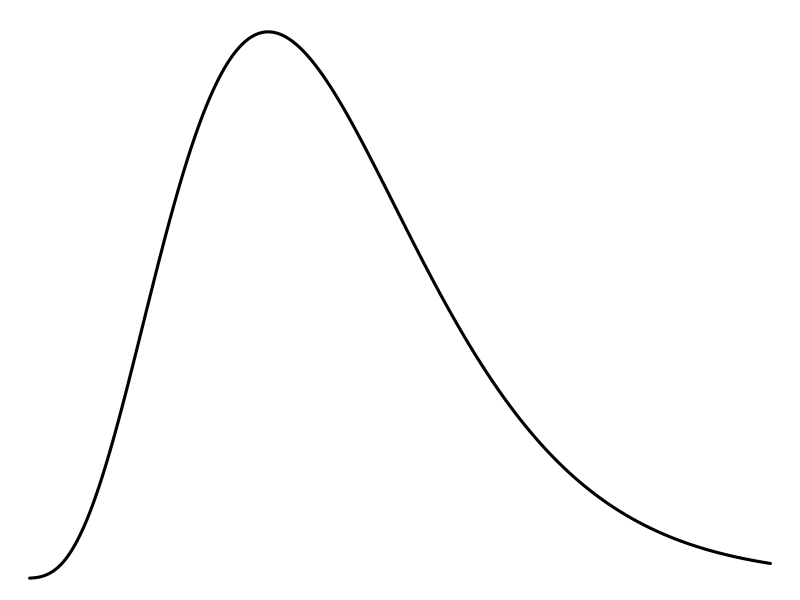
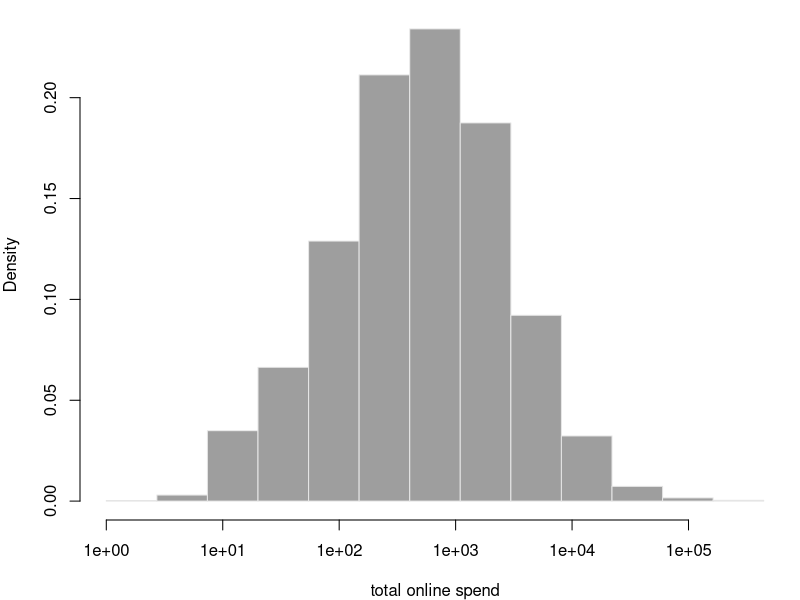
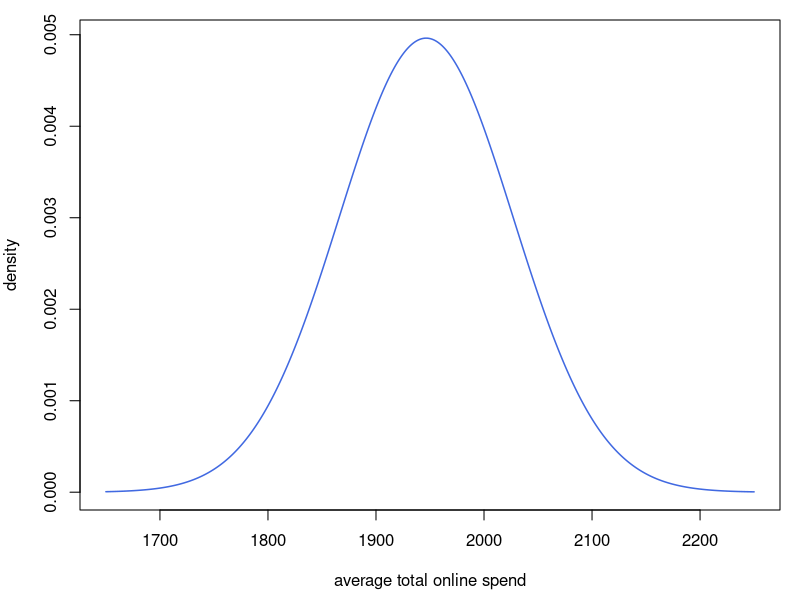
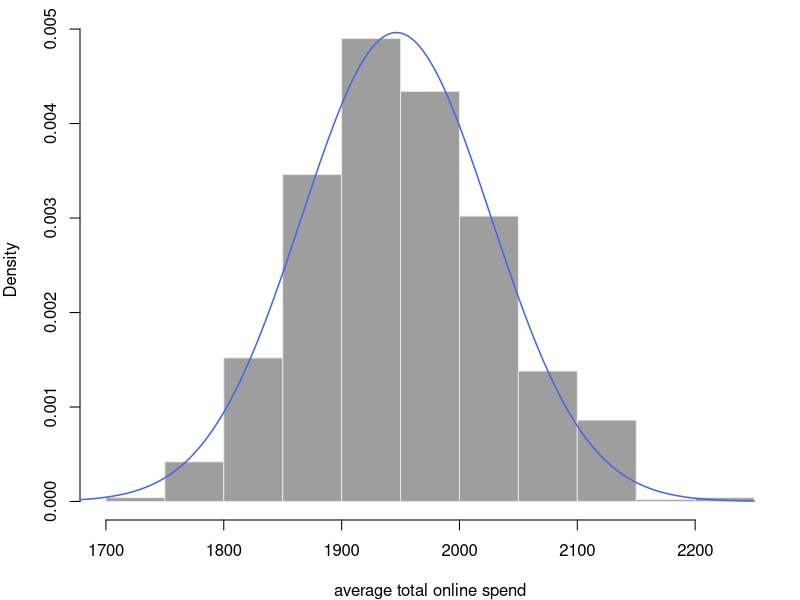
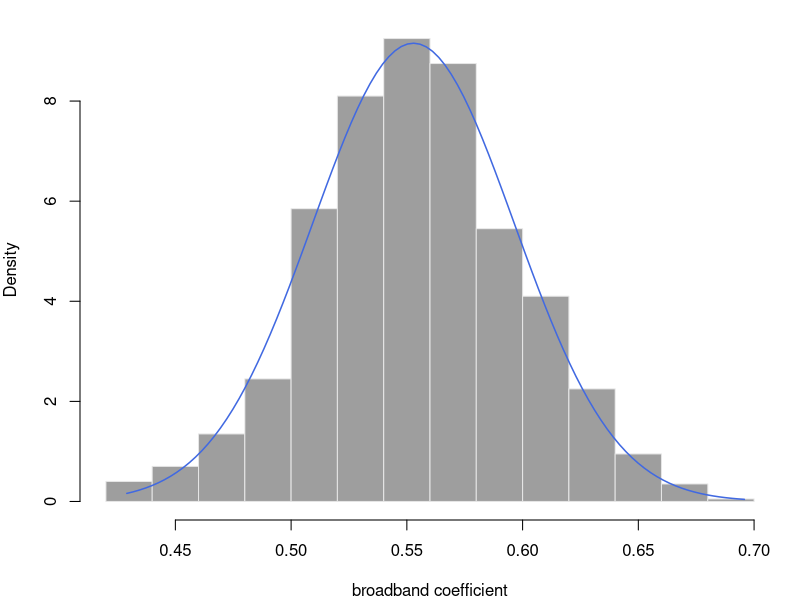
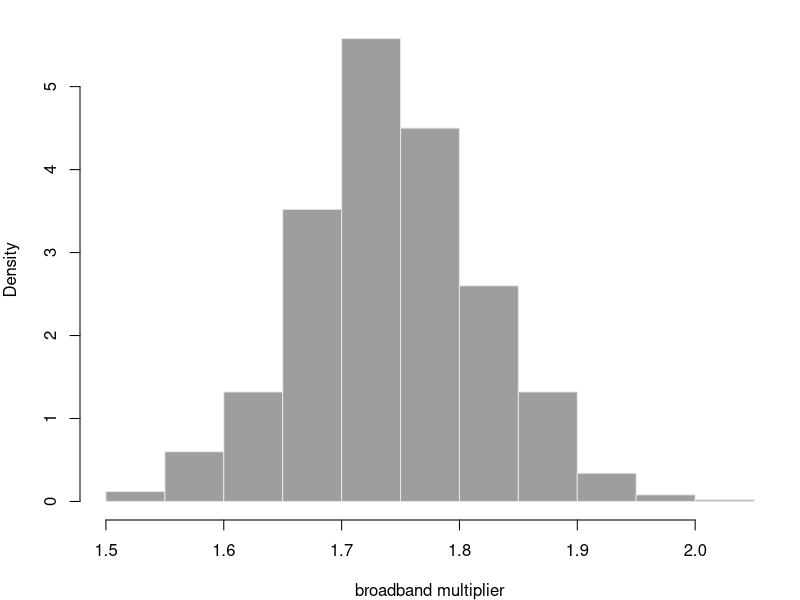
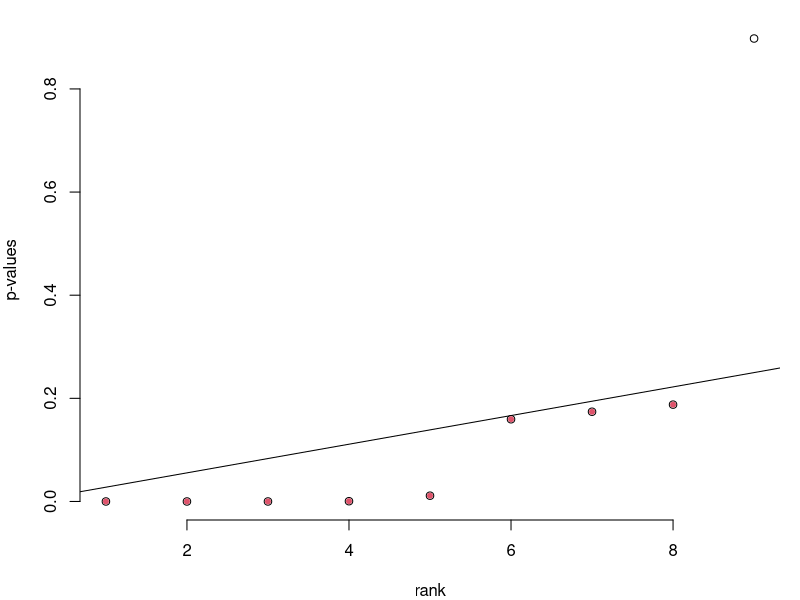
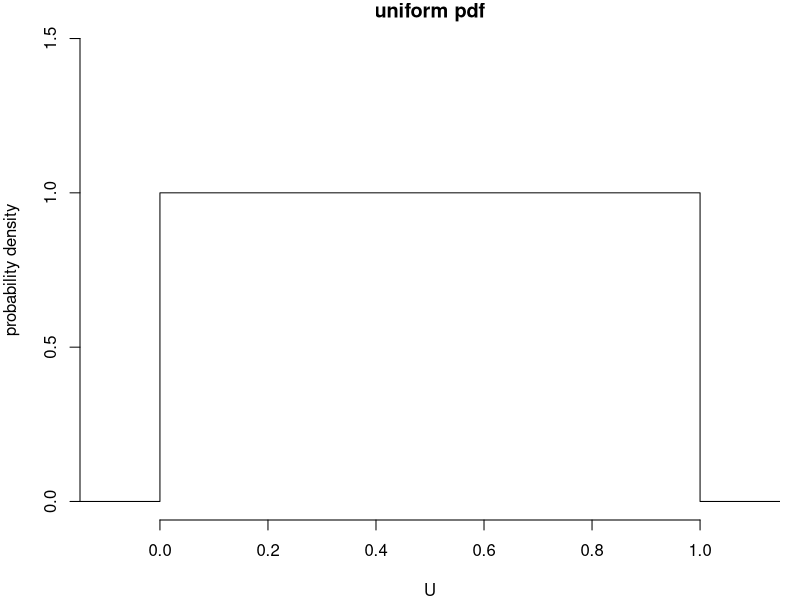

The R script that drew these images, in order:

xx <- seq(1,60,length=1000)
pdf("../book/graphics/bootpopdist.pdf", width=10, height=4)
par(mai=c(.0,.0,.1,.0))
plot(xx, dgamma(xx,5,.2),type="l", lwd=3, xaxt="n",yaxt="n",bty="n",xlab="",ylab="")
dev.off()

browser = read.csv("web-browsers.csv")

pdf("../book/graphics/web-spendhist.pdf", width=4.7, height=4)
par(mai=c(.8,.8,.1,.1))
hist(log(browser$spend), freq=FALSE,
	xaxt="n", main="", xlab="total online spend", col=8, border="grey90")
lgrid = c(1,10,100,1000,10000,100000)
axis(1, at=log(lgrid), labels=sprintf("%.0e",lgrid))
dev.off()

nrow(browser)
mean(browser$spend)
var(browser$spend)/nrow(browser)

xbar <- mean(browser$spend)
xbse <-  sd(browser$spend)/sqrt(nrow(browser))

xx <- seq(1650,2250,length=1000)

pdf("../book/graphics/web-spendnormal.pdf", width=4, height=4)
par(mai=c(.9,.8,.2,.2))
plot(xx, dnorm(xx, xbar, xbse), type="l", col="royalblue", lwd=1.5,
	xlab="average total online spend", ylab="density")
dev.off()

B <- 1000
mub <- c()
for (b in 1:B){
	samp_b = sample.int(nrow(browser), replace=TRUE)
	mub <- c(mub, mean(browser$spend[samp_b]))
}

pdf("../book/graphics/web-spendboot.pdf", width=4, height=4)
par(mai=c(.8,.8,.2,.2))
hist(mub, main="", xlab="average total online spend", 
	col=8, border="grey90", freq=FALSE)
lines(xx, dnorm(xx, xbar, xbse), col="royalblue", lwd=1.5)
dev.off()

summary( glm( log(spend) ~ broadband + anychildren, data=browser) )


B <- 1000
betas <- c()
for (b in 1:B){
	samp_b = sample.int(nrow(browser), replace=TRUE)
	reg_b <- glm(log(spend) ~ broadband + anychildren, data=browser[samp_b,])
	betas <- rbind(betas, coef(reg_b))
}
head(betas)

cor(betas[,"broadband"], betas[,"anychildren"])

xx <- seq(min(betas[,2]),max(betas[,2]),length=100)
pdf("../book/graphics/web-regboot.pdf", width=4, height=4)
par(mai=c(.8,.8,.2,.2))
hist(betas[,2], main="", xlab="broadband coefficient", 
	col=8, border="grey90", freq=FALSE)
lines(xx, dnorm(xx, 0.55285, 0.04357), col="royalblue", lwd=1.5)
dev.off()

pdf("../book/graphics/web-regmultboot.pdf", width=4, height=4)
par(mai=c(.8,.8,.2,.2))
hist(exp(betas[,2]), main="", xlab="broadband multiplier", 
	col=8, border="grey90", freq=FALSE)
dev.off()


spendy <- glm( log(spend) ~ .-id, data=browser) 
round(summary(spendy)$coef,2)
pval <- summary(spendy)$coef[-1,"Pr(>|t|)"]

pdf("../book/graphics/web-fdr.pdf", width=4, height=4)
par(mai=c(.8,.8,.2,.2))
plot(sort(pval), bty="n", xlab="rank", ylab="p-values")
abline(a=0, b=.25/9)
points(sort(pval)[1:8], col=2, pch=20)
dev.off()


pdf("../book/graphics/uniformpdf.pdf", width=4, height=4)
par(mai=c(.8,.8,.2,.2))
plot(c(-1,0,0,1,1,2), c(0,0,1,1,0,0), ylim=c(0,1.5), xlim=c(-0.1,1.1),
	type="l", bty="n", xlab="U", ylab="probability density", main = "uniform pdf")
dev.off()


pdf("../book/graphics/uniformranks.pdf", width=4, height=4)
par(mai=c(.8,.8,.2,.2))
plot(1:9, (1:9)/10, ylim=c(0,1),
	pch=16, col="black", bty="n", ylab="p-value", 
	xlab="order", main = "p-value order statistics")
points(1:9, sort(pval), pch=17, col=rgb(0,0,1,.5))
legend("topleft", bty="n",
	legend=c("expectation under null","observed"), pch=c(16,17),
	col=c("black",rgb(0,0,1,.5)))
dev.off()

